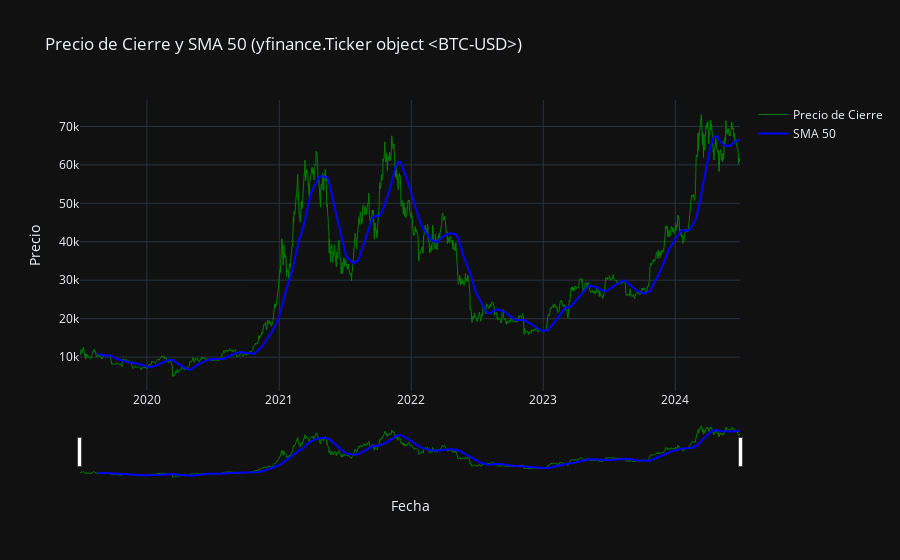

This figure's notebook cell:
### Code cell
# Crear el gráfico interactivo con Plotly
fig = go.Figure()

# Añadir serie de precios de cierre
fig.add_trace(go.Scatter(x=data.index, y=data['Close'], 
                         mode='lines', name='Precio de Cierre', 
                         line=dict(color='green', width=1)))

# Añadir SMA de 50 períodos
fig.add_trace(go.Scatter(x=data.index, y=data['SMA_50_ta'], 
                         mode='lines', name='SMA 50', 
                         line=dict(color='blue', width=2)))

# Personalizar el diseño del gráfico
fig.update_layout(title=f'Precio de Cierre y SMA 50 ({ticker})',
                  xaxis_title='Fecha',
                  yaxis_title='Precio',
                  xaxis_rangeslider_visible=True,  # Mostrar slider de zoom
                  template='plotly_dark')  # Estilo oscuro

# Mostrar el gráfico interactivo
fig.show()

### Figure 1 — Plotly figure (JSON) as saved in the notebook; plotly's stock layout.template omitted (floating-point values rounded to 4 significant figures; data arrays with more than 128 entries replaced by an {"elided": "..."} marker saying what was removed)
{"data": [{"line": {"color": "green", "width": 1}, "mode": "lines", "name": "Precio de Cierre", "type": "scatter", "x": {"elided": "1826 str values"}, "y": {"elided": "1826 float values"}}, {"line": {"color": "blue", "width": 2}, "mode": "lines", "name": "SMA 50", "type": "scatter", "x": {"elided": "1826 str values"}, "y": {"elided": "1826 float values"}}], "layout": {"title": {"text": "Precio de Cierre y SMA 50 (yfinance.Ticker object <BTC-USD>)"}, "xaxis": {"rangeslider": {"visible": true}, "title": {"text": "Fecha"}}, "yaxis": {"title": {"text": "Precio"}}}}
